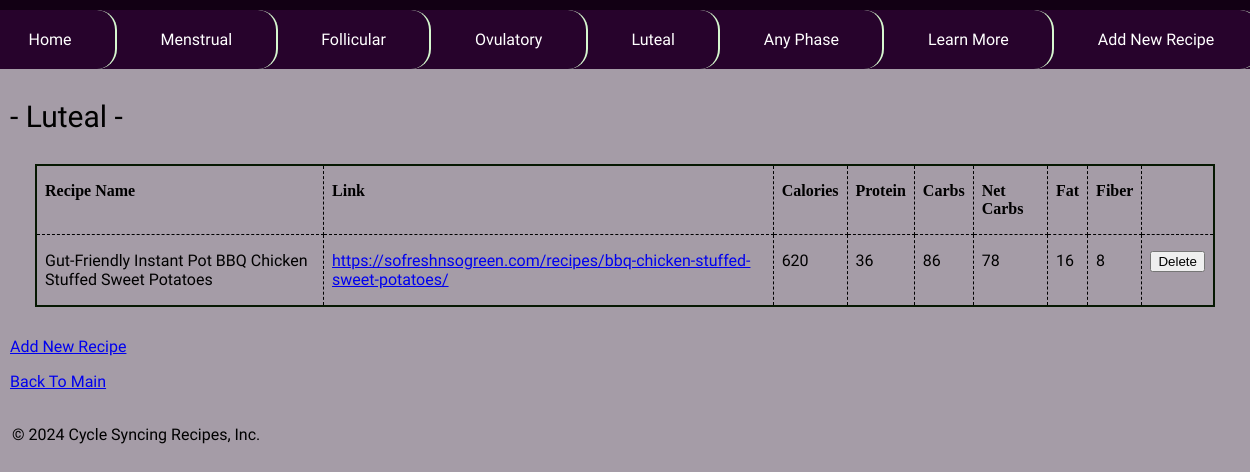
Page /recipe_list.php?phase_id=4 on the committed database.
### tables this page shows
CREATE TABLE `phases` (
  `phaseID` int(11) NOT NULL,
  `phase_name` text NOT NULL
);

CREATE TABLE `recipes` (
  `recipe_ID` int(11) NOT NULL,
  `phase_ID` int(11) NOT NULL,
  `recipe_name` text NOT NULL,
  `recipe_link` text NOT NULL,
  `ingredients` text NOT NULL DEFAULT 'not sure yet',
  `calories` int(11) DEFAULT NULL,
  `protein` int(11) DEFAULT NULL,
  `carbs` int(11) DEFAULT NULL,
  `fat` int(11) DEFAULT NULL,
  `fiber` int(11) DEFAULT NULL,
  `net_carbs` int(11) DEFAULT NULL,
  `meal_type_ID` int(11) DEFAULT NULL
);

### model/get_phase.php (called while the page is built, shortened)
<?php
class PhaseDB {
    public function getPhases() {
        $db = Database::getDB();
        $query = 'SELECT * FROM phases
                  ORDER BY phaseID';
        $result = $db->query($query);
        $phases = array();
        foreach ($result as $row) {
            $phase = new Phase();
            $phase->setID($row['phaseID']);
            $phase->setName($row['phase_name']);
            $phases[] = $phase;
        }
        return $phases;
    }
    public function getPhase($phase_id) {
        $db = Database::getDB();
        $query = "SELECT * FROM phases
                  WHERE phaseID = '$phase_id'";
        try {
            $statement = $db->query($query);
            $row = $statement->fetch();
            $phase = new Phase();
            $phase->setID($row['phaseID']);
            $phase->setName($row['phase_name']);
            return $phase;
        } catch (Exception $e) {
            echo 'Error: ' . $e->getMessage();
            return null;
        }
    }
}
?>

### setup.php (called while the page is built, shortened)
<?php
require_once('model/phase.php');
require_once('model/get_phase.php');
require_once('model/recipe.php');
require_once('model/get_recipe.php');
$phaseDB = new PhaseDB();
$recipeDB = new RecipeDB();
$phase_id = filter_input(INPUT_GET, 'phase_id', FILTER_VALIDATE_INT);
$current_phase = $phaseDB->getPhase($phase_id);
$phases = $phaseDB->getPhases();
$recipes = $recipeDB->getRecipesByPhase($phase_id);
?>

### model/phase.php (called while the page is built)
<?php
class Phase {
    private $id;
    private $name;
    public function __construct() {
        $this->id = 0;
        $this->name = '';
    }
    public function getID() {
        return $this->id;
    }
    public function setID($value) {
        $this->id = $value;
    }
    public function getName() {
        return $this->name;
    }
    public function setName($value) {
        $this->name = $value;
    }
}
?>

### model/get_recipe.php (called while the page is built, shortened)
<?php
class RecipeDB {
    public function getRecipesByPhase($phase_id) {
        $db = Database::getDB();
        $phaseDB = new PhaseDB();
        $phase = $phaseDB->getPhase($phase_id);
        $query = "SELECT * FROM recipes
                  WHERE phase_ID = '$phase_id'
                  ORDER BY recipe_ID";
        $result = $db->query($query);
        $recipes = array();
        foreach ($result as $row) {
            $recipe = new Recipe();
            $recipe->setPhase($phase);
            $recipe->setId($row['recipe_ID']);
            $recipe->setLink($row['recipe_link']);
            $recipe->setName($row['recipe_name']);
            $recipe->setCalories($row['calories']);
            $recipe->setProtein($row['protein']);
            $recipe->setCarbs($row['carbs']);
            $recipe->setFat($row['fat']);
            $recipe->setFiber($row['fiber']);
            $recipe->setNet_Carbs($row['net_carbs']);
            $recipes[] = $recipe;
        }
        return $recipes;
    }
}
?>

### model/recipe.php (called while the page is built, shortened)
<?php
class Recipe {
    private $phase, $id, $name, $link, $calories, $protein, $carbs, $fat, $fiber, $net_carbs;
    public function __construct() {
        $this->name = '';
        $this->link = '';
        $this->calories = 0;
        $this->protein = 0;
        $this->carbs = 0;
        $this->fat = 0;
        $this->fiber = 0;
        $this->net_carbs = 0;
    }
    public function getName() {
        return $this->name;
    }
    public function setName($value) {
        $this->name = $value;
    }
    public function getLink() {
        return $this->link;
    }
    public function setLink($value) {
        $this-> link = $value;
    }
    public function getCalories() {
        $formatted_cals = number_format($this->calories, 0);
        return $formatted_cals;
    }
    public function setCalories($value) {
        $this->calories = $value;
    }
    public function getProtein() {
        $formatted_protein = number_format($this->protein, 0);
        return $formatted_protein;
    }
    public function setProtein($value) {
        $this-> protein = $value;
    }
    public function getCarbs() {
        $formatted_carbs = number_format($this->carbs, 0);
        return $formatted_carbs;
    }
    public function setCarbs($value) {
        $this-> carbs = $value;
    }
    public function getFat() {
        $formatted_fat = number_format($this->fat, 0);
        return $formatted_fat;
    }
    public function setFat($value) {
        $this-> fat = $value;
    }
    public function getFiber() {
        $formatted_fiber = number_format($this->fiber, 0);
        return $formatted_fiber;
    }
    public function setFiber($value) {
        $this-> fiber = $value;
    }
    public function getNet_Carbs() {
        $formatted_net_carbs = number_format($this->net_carbs, 0);
        return $formatted_net_carbs;
    }
    public function setNet_Carbs($value) {
        $this-> net_carbs = $value;
    }
}
?>

### recipe_list.php (the view, shortened to what this page needs)
<?php include 'view/header.php'; ?>
<?php include 'view/navbar.php'; ?>
<?php include 'setup.php'; ?>
    <body class = "inside">
        <section>
        <h1 id = "phase_name">- <?php echo $phaseDB->getPhase($phase_id)->getName(); ?> -</h1>
        <table>
            <tr>
                <th>Recipe Name</th>
                <th>Link</th>
                <th class="right">Calories</th>
                <th class="right">Protein</th>
                <th class="right">Carbs</th>
                <th class="right">Net Carbs</th>
                <th class="right">Fat</th>
                <th class="right">Fiber</th>
                <th>&nbsp;</th>
            </tr>
            <?php foreach ($recipes as $recipe) : ?>
            <tr>
                <td><?php echo $recipe -> getName(); ?></td>
                <td><a target="_blank" href = "<?php echo $recipe -> getLink() ?>"><?php echo $recipe -> getLink() ?></a></td>
                <td><?php echo $recipe -> getCalories(); ?></td>
                <td><?php echo $recipe -> getProtein(); ?></td>
                <td><?php echo $recipe -> getCarbs(); ?></td>
                <td><?php echo $recipe -> getNet_Carbs(); ?></td>
                <td><?php echo $recipe -> getFat(); ?></td>
                <td><?php echo $recipe -> getFiber(); ?></td>
                <td><form action="." method="post"
                          id="delete_product_form">
                    <input type="submit" value="Delete">
                </form></td>
            </tr>
            <?php endforeach; ?>
        </table>
        <p><a href="recipe_list.php?phase_id=<?php echo $phase->getID(); ?>">Add New Recipe</a></p>
        <p><a href="/GitHub/Cycle-Syncing-Recipes/index.php">Back To Main</a></p>
    </section>
    </body>
<?php include 'view/footer.php'; ?>

### view/navbar.php
<?php include 'setup.php'; ?>
<nav class = "navbar">
    <ul class = "navbar">
        <li><a class = "navbar" href="/GitHub/Cycle-Syncing-Recipes/index.php">Home</a></li>
        <li class = "navbar" >
            <?php foreach ($phases as $phase) : ?>
            <li><a class = "navbar" href="recipe_list.php?phase_id=<?php echo $phase->getID(); ?>">
                    <?php echo $phase->getName(); ?>
                </a>
            </li>
            <?php endforeach; ?>
        </li>
        <li><a class = "navbar" href="research.php">Learn More</a></li>
        <li><a class = "navbar" href="add_new_recipe.php">Add New Recipe</a></li>
    </ul>
    </nav>

### main.css (style rules this page uses)
.outside { background-color: #120014; }
html { display: flex; flex-direction: column; align-items: center; }
body:not(nav) { background-color: #a59ca7; border-color: #061802; border-radius: 10px; min-width: 80rem; max-width: 80rem; min-height: 36rem; margin: 10px; }
h1, h2, h3, h4, h5, h6, p, label { padding-left: 25px; }
h1, h2, h3 { font-family: "Rowdies", sans-serif; font-weight: lighter; }
p, li, td, pre { font-family: "Inconsolata", monospace; font-size: medium; }
#phase_name { font-size: 30px; }
nav { margin-bottom: 30px; border-radius: 20px 0px; }
ul { list-style-type: none; margin: 0; padding: 0; overflow: hidden; }
ul.navbar { background-color: #27032c; }
li.navbar { float: left; }
li a.navbar { float: left; display: block; color: white; text-align: center; padding: 20px 43.5px; text-decoration: none; border-right: 2px solid #d6f8cf; border-radius: 20px; }
table { margin: 30px 50px; border: 2px solid #061802; border-collapse: collapse; border-radius: 5px; }
td, th { border: 1px dashed black; padding: 1em .5em 1em .5em; vertical-align: top; text-align: left; }

### rows in the picture
phases: phase_name "Menstrual"
phases: phase_name "Follicular"
phases: phase_name "Ovulatory"
phases: phase_name "Luteal"
phases: phase_name "Any Phase"
recipes: recipe_name "Gut-Friendly Instant Pot BBQ Chicken Stuffed Sweet Potatoes", recipe_link "https://sofreshnsogreen.com/recipes/bbq-chicken-stuffed-sweet-potatoes/", calories "620", protein "36", carbs "86", net_carbs "78", fat "16", fiber "8"
